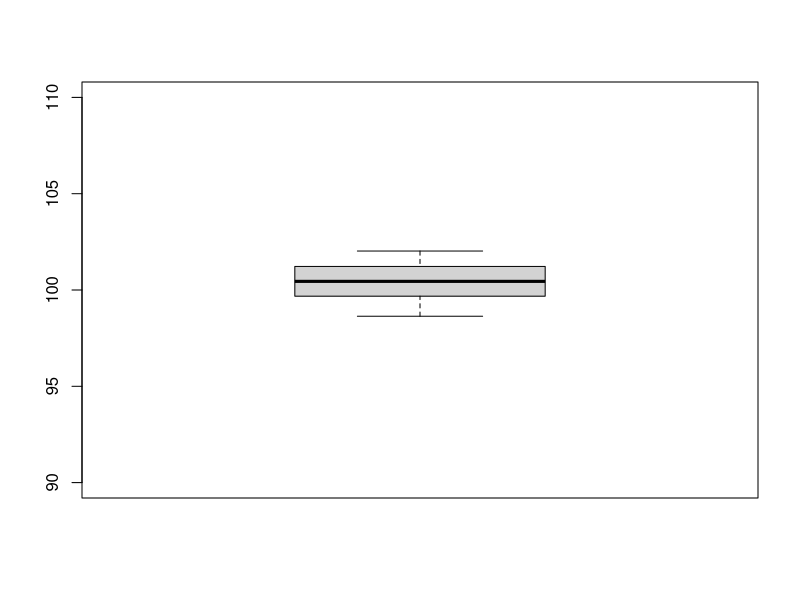
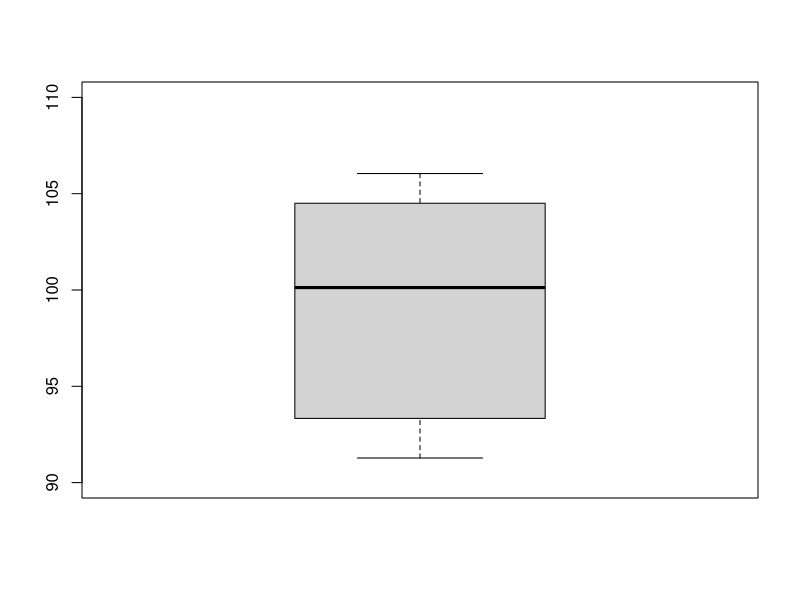
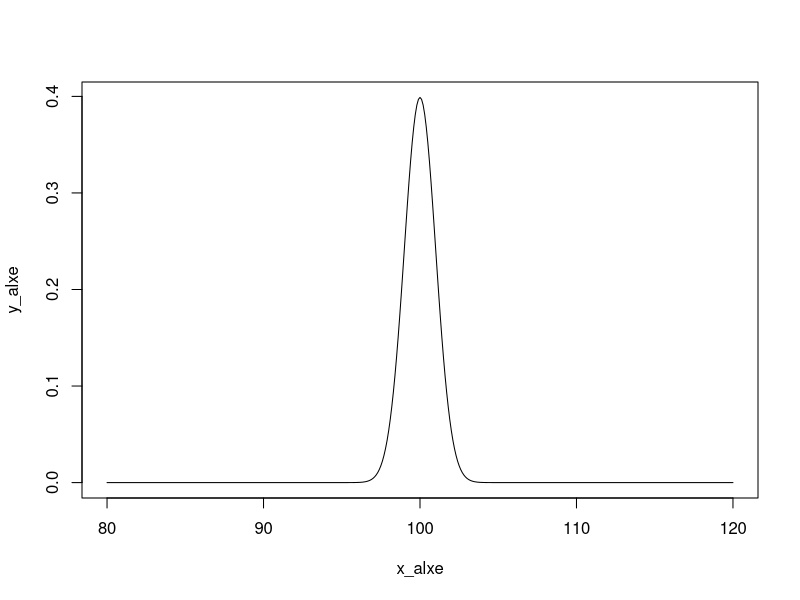
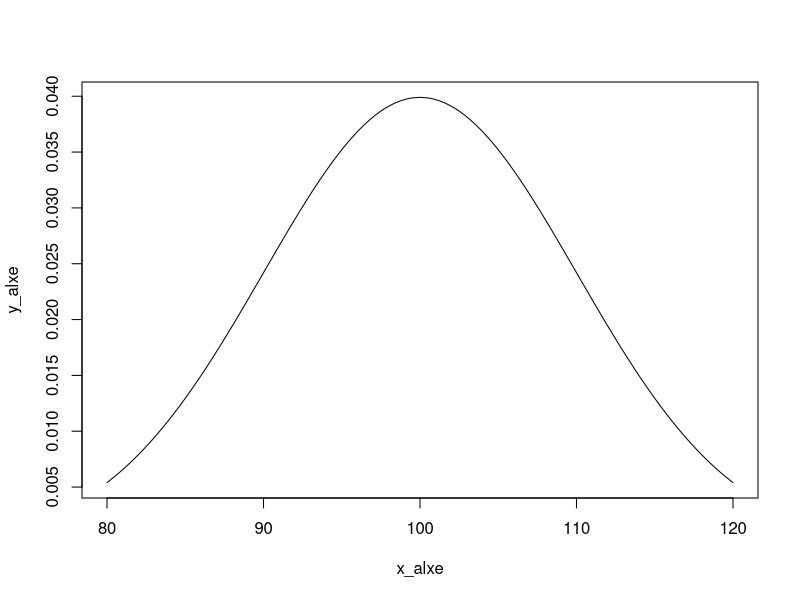

Recreate these plots in R, in order. (Note: this script raises an error after producing the figures.)
# InClassScript5
# Created by Qingqing Yang
# 04/06/2022

# sampling from normal distribution
help(rnorm)
# rnorm generate random deviates from a normal dis
q1_1=rnorm(10,mean=100,sd=1)
q1_2=rnorm(10,mean=100,sd=10)
summary(q1_1)
summary(q1_2)
# plot the q1_1 and q1_2
boxplot(q1_1,ylim=c(90,110))
boxplot(q1_2,ylim=c(90,110))


# q1_1 was drawn from the dis as following:
x_alxe=seq(80, 120, by = .1)
y_alxe=dnorm(x_alxe, mean = 100, sd = 1)
plot(x_alxe,y_alxe,type="l")
# q1_2 was drawn from the dis as following:
x_alxe=seq(80, 120, by = .1)
y_alxe=dnorm(x_alxe, mean = 100, sd = 10)
plot(x_alxe,y_alxe,type="l")


# Change the size
q1_4=rnorm(100,mean=100,sd=10)
boxplot(q1_3,ylim=c(90,110))
barplot(tabulate(p))

### t-tests
help(t.test)

## one sample t-test
q2_df=rnorm(10,mean=45,sd=1)
q2_df

# compare with mu by code
t.test(q2_df, mu = 50)
# df =n-1= 9

# compare with mu by hand
q2_mean=mean(q2_df)
q2_se=sd(q2_df)/sqrt(10)
p5_2tail=qt(c(.025, .975), df=9)
CI95_lower=q2_mean+p5_2tail[1]*q2_se
CI95_upper=q2_mean+p5_2tail[2]*q2_se
CI95_lower
CI95_upper


## two samples independent t-test
# q2_df=rnorm(10,mean=45,sd=1)
q3_df=rnorm(10,mean=47,sd=1)
boxplot(q2_df)
boxplot(q3_df)
t.test(q2_df,q3_df,var.equal = TRUE)
# df =N-2=2n-2=18

## two samples dependent t-test
t.test(q2_df,q3_df, paired = TRUE)
# t = -2.3333, df =n-1=9, p-value = 0.0445